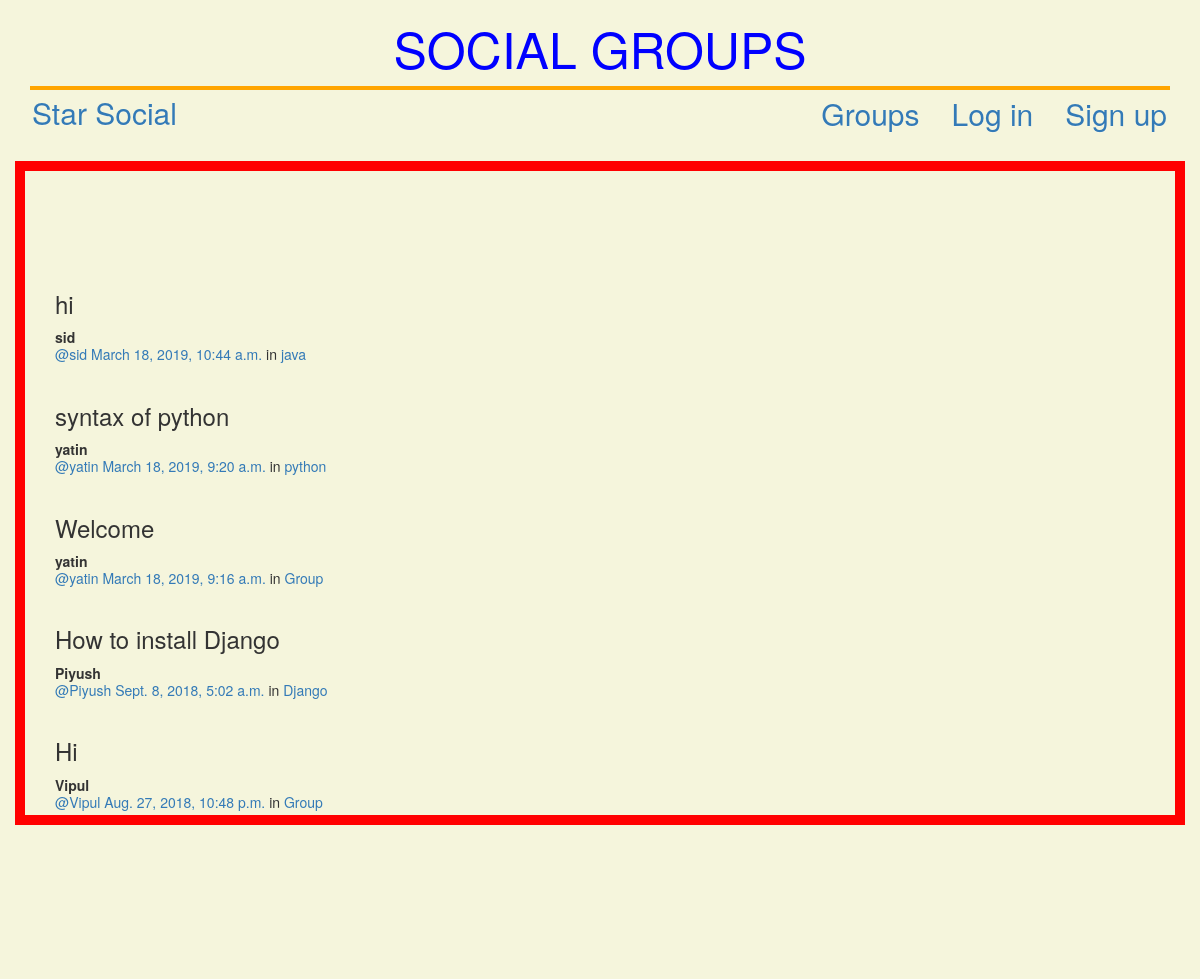
/posts/, run on the app's committed database.
### posts/models.py (models this page shows, shortened)
class Post(models.Model):
    user = models.ForeignKey(User, related_name="posts", on_delete=models.CASCADE)
    created_at = models.DateTimeField(auto_now=True)
    message = models.TextField()
    message_html = models.TextField(editable=False)
    group = models.ForeignKey(Group, related_name="posts",null=True, blank=True, on_delete=models.CASCADE)
    class Meta:
        ordering = ["-created_at"]
        unique_together = ["user", "message"]

### groups/models.py (models this page shows, shortened)
class Group(models.Model):
    name = models.CharField(max_length=255, unique=True)
    slug = models.SlugField(allow_unicode=True, unique=True)
    description = models.TextField(blank=True, default='')
    description_html = models.TextField(editable=False, default='', blank=True)
    members = models.ManyToManyField(User,through="GroupMember")
    class Meta:
        ordering = ["name"]

### posts/views.py (the view)
# urls.py: path("", views.PostList.as_view(), name="all"),
class PostList(SelectRelatedMixin, generic.ListView):
    model = models.Post
    select_related = ("user", "group")

### posts/templates/posts/post_list.html (shortened to what this page needs)
{% extends "posts/post_base.html" %}
{% load staticfiles %}
{% block post_content %}
<div class="col-md-8">
	{% for post in post_list %}
  {% include "posts/_post.html" %}
	{% endfor %}
</div>
{% endblock %}

### posts/templates/posts/post_base.html (shortened to what this page needs)
{% extends "base.html" %}
{% block content %}
<div class="posts-page">
	<div class="container">
		<div class="row">
			{% block post_content %}{% endblock %}
		</div>
	</div>
</div>
{% endblock %}

### templates/base.html (shortened to what this page needs)
<!DOCTYPE html>
{% load staticfiles %}
<html>
  <head>
    <link rel="stylesheet" href="https://maxcdn.bootstrapcdn.com/bootstrap/3.3.7/css/bootstrap.min.css">
    <link rel="stylesheet" href="https://maxcdn.bootstrapcdn.com/bootstrap/3.3.7/css/bootstrap-theme.min.css">
      <link rel="stylesheet" href="{% static 'simplesocial/css/master.css'%}">
      <link rel="stylesheet" href="{% static 'css/master.css'%}">
  </head>
  <body style="background-color:beige">
    <h1 style="color:blue;font-size: 50px"><center>SOCIAL GROUPS</center></h1>
    <nav class="navbar  mynav" role="navigation" id="navbar">
          <div class="container">
          <div style="border:2px solid orange">
            <a style="font-size:30px" class="navbar-brand mynav" href="{% url 'home' %}">Star Social</a>
              <ul class="nav navbar-nav navbar-right">
                {% if user.is_authenticated %}
                      <li><a style="font-size:30px" href="{% url 'posts:create' %}" class="btn btn-lg">Post</a></li>
                      <li><a style="font-size:30px" href="{% url 'groups:all' %}" class="btn btn-lg">Groups</a></li>
                      <li><a style="font-size:30px" href="{% url 'groups:create' %}" class="btn btn-lg">Create Group</a></li>
                      <li><a style="font-size:30px" href="{% url 'accounts:logout' %}" class="btn btn-lg">Log out</a></li>
                {% else %}
                      <li><a style="font-size:30px" href="{% url 'groups:all' %}"class="btn btn-lg">Groups</a></li>
                      <li><a style="font-size:30px" href="{% url 'accounts:login' %}" class="btn btn-lg">Log in</a></li>
                      <li><a style="font-size:30px" href="{% url 'accounts:signup' %}" class="btn btn-lg">Sign up</a></li>
                {% endif %}
              </ul>
          </div>
        </nav>
        <div class="container mycontent">
          {% block content %}
          {% endblock %}
        </div>
<canvas id="canvas"></canvas>
  </body>
</html>

### posts/templates/posts/_post.html (shortened to what this page needs)
<div class="post media">
	<h3>{{ post.message_html|safe }}</h3>
	<div class="media-body">
		<strong>{{ post.user.username }}</strong>
		<h5 class="media-heading">
			<span class="username"><a href="{% url 'posts:for_user' username=post.user.username %}">@{{ post.user.username }}</a></span>
			<time class="time"><a href="{% url 'posts:single' username=post.user.username pk=post.pk %}">{{ post.created_at }}</a></time>
			{% if post.group %}
			<span class="group-name">in <a href="#">{{ post.group.name }}</a></span>
			{% endif %}
		</h5>
	</div>
</div>

### static/css/master.css (style rules this page uses)
.mycontent { padding-top: 100px; border: 10px solid red; }
html, body { height: 100%; width: 100%; overflow: hidden; background: #191063; margin: 0; background-color:red; }

### data on the page
Post: message_html "hi", user.username "sid", created_at "March 18, 2019, 10:44 a.m.", group.name "java"
Post: message_html "syntax of python", user.username "yatin", created_at "March 18, 2019, 9:20 a.m.", group.name "python"
Post: message_html "Welcome", user.username "yatin", created_at "March 18, 2019, 9:16 a.m.", group.name "Group"
Post: message_html "How to install Django", user.username "Piyush", created_at "Sept. 8, 2018, 5:02 a.m.", group.name "Django"
Post: message_html "Hi", user.username "Vipul", created_at "Aug. 27, 2018, 10:48 p.m.", group.name "Group"
